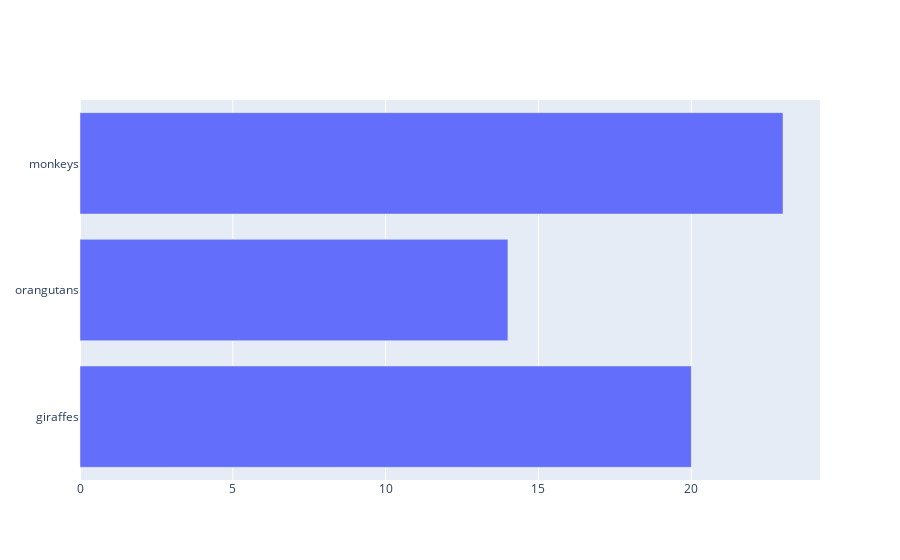

Notebook cell for this chart:
### Markdown cell above
<h4 id="Basic-Horizontal-Bar-Chart">Basic Horizontal Bar Chart<a class="anchor-link" href="#Basic-Horizontal-Bar-Chart">¶</a></h4>

### Code cell
import plotly.graph_objects as go

fig = go.Figure(go.Bar(
            x=[20, 14, 23],
            y=['giraffes', 'orangutans', 'monkeys'],
            orientation='h'))

fig.show()

### Figure 1 — Plotly figure (JSON) as saved in the notebook; plotly's stock layout.template omitted (floating-point values rounded to 4 significant figures)
{"data": [{"orientation": "h", "type": "bar", "x": [20, 14, 23], "y": ["giraffes", "orangutans", "monkeys"]}], "layout": {}}
